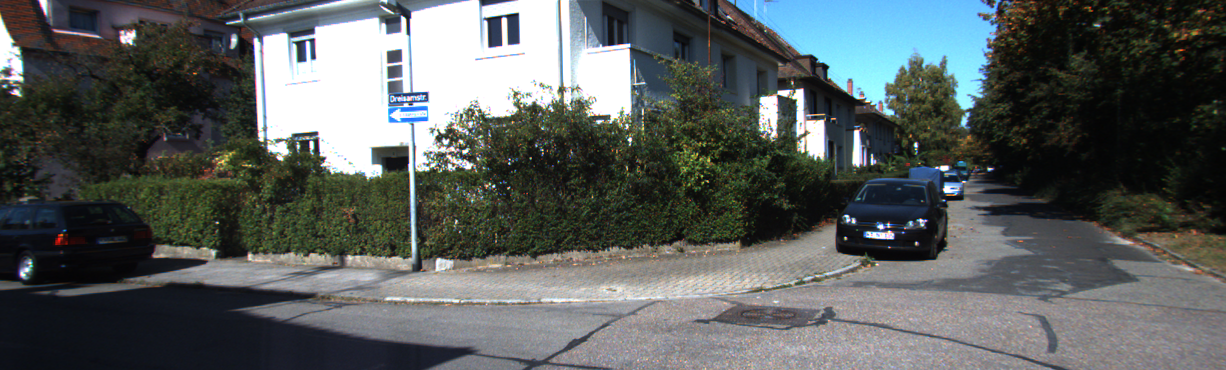
#> input picture q1/img2/0000000461.png, 1226 x 370 px
$ jupyter execute --allow-errors Q1.ipynb   (older library calls are emulated)
#> lines starting #> are read from the running program, lines starting #| are printed output that depends on the picture
#> further down, image_left is the input picture: shape (370, 1226, 3); mean B, G, R 92.6, 93.8, 88.8
[cell 1]
import cv2
import sys
import numpy as np
import matplotlib.pyplot as plt
import open3d as o3d
from sklearn.preprocessing import normalize

[cell 2]
def getDisparity(imgL, imgR):

    imgL = cv2.cvtColor(imgL, cv2.COLOR_BGR2GRAY)
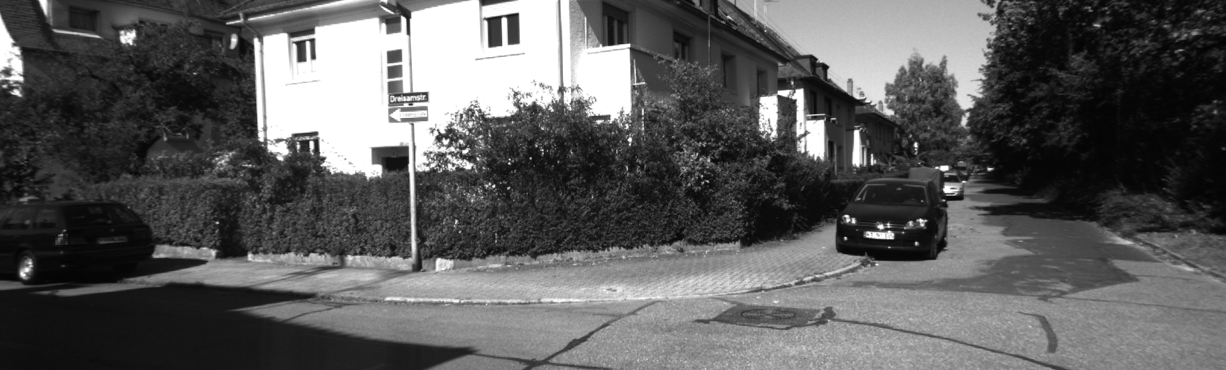
#> imgL: shape (370, 1226); min 3, max 255, mean 92.2
    imgR = cv2.cvtColor(imgR, cv2.COLOR_BGR2GRAY)
    window_size = 5
    min_disp = -39
    num_disp = 144
    stereo = cv2.StereoSGBM_create(minDisparity = min_disp,
        numDisparities = num_disp,
        disp12MaxDiff = 1,
        blockSize=5,
        P1=8 * 3 * window_size ** 2,
        P2=32 * 3 * window_size ** 2,
        uniquenessRatio = 10,
        speckleWindowSize = 100,
        speckleRange = 32,
        preFilterCap=63
        )
    disparity = stereo.compute(image_left, image_right).astype(np.float32) / 16.0
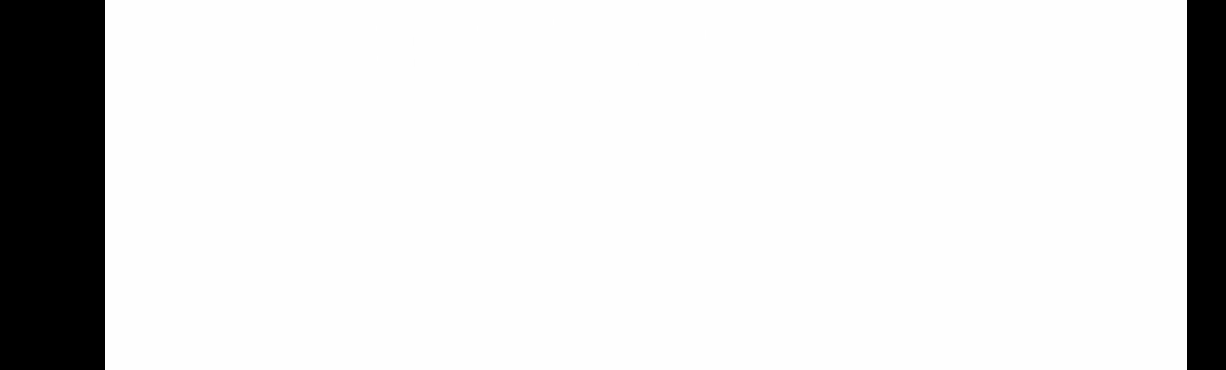
#> disparity: shape (370, 1226) float32; min -40, max 0.125, mean -4.7; drawn with min black and max white
    disparity = (disparity-min_disp)/num_disp
    return disparity
# [18 lines of commented-out code are left out]

[cell 3]
def getPoses():
    poses = []
    with open("poses.txt","r") as f:
        lines = f.readlines()
        for line in lines:
            row = line.split(" ")
            row = np.array(row).astype('float64')
            poses.append(row.reshape((3, 4)))
    return poses

[cell 4]
# [30 lines left out: function project_points, not called in this run]

[cell 5]
# [9 lines left out: function getParallaxMap, not called in this run]

[cell 6]
# [22 lines left out: function reprojectImageTo3D, not called in this run]

[cell 7]
# [4 lines left out: function getImage, not called in this run]

[cell 8]
image_left = cv2.imread('img2/0000000461.png')
image_right = cv2.imread('img3/0000000461.png')

disparity = getDisparity(image_left, image_right)

w = disparity.shape[0]
#> w = 370
l = disparity.shape[1]
#> l = 1226

print(disparity.shape)
#| (370, 1226)
plt.subplots_adjust(right=3, top=3)
plt.imshow(disparity)
plt.show()

$ run again, with q1/img2/0000000463.png copied over q1/img2/0000000461.png
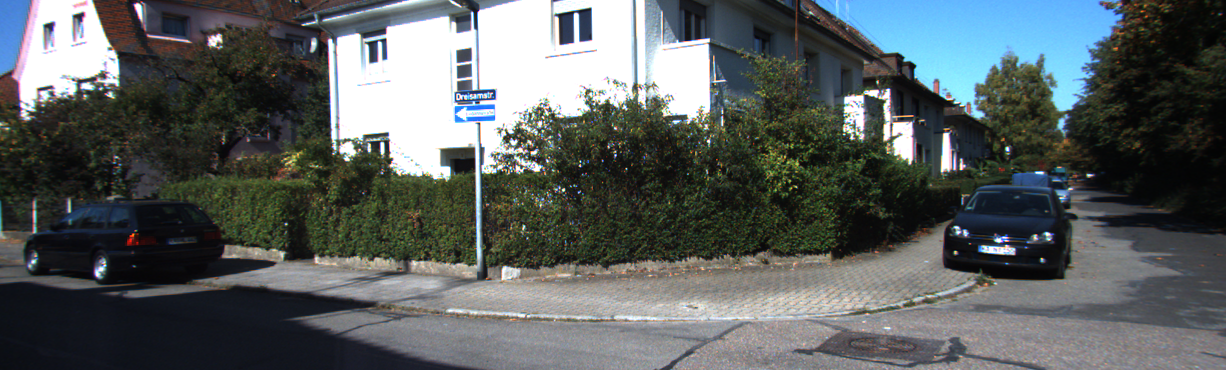
#> input picture q1/img2/0000000463.png, 1226 x 370 px
#> image_left is the input picture: shape (370, 1226, 3); mean B, G, R 94.9, 95.1, 89.2
#> in getDisparity, `imgL = cv2.cvtColor(imgL, cv2.COLOR_BGR2GRAY)`:
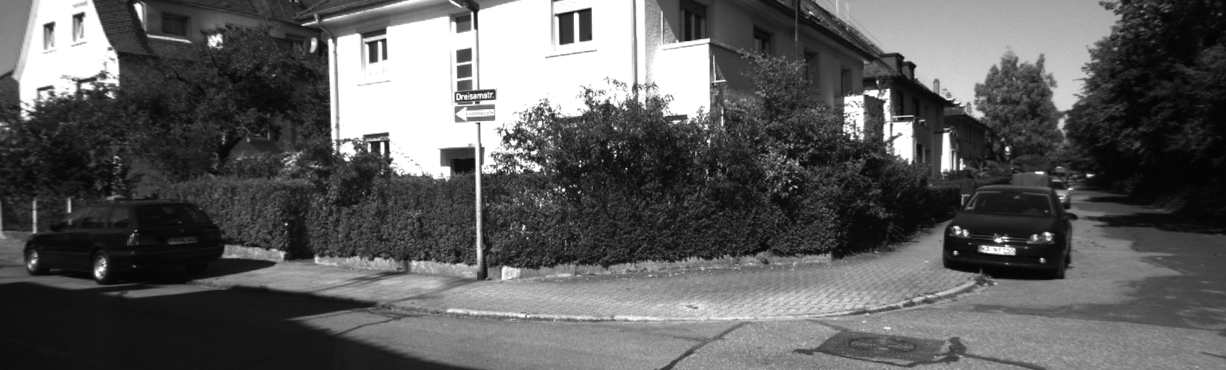
#> imgL: shape (370, 1226); min 3, max 255, mean 93.3
#| (370, 1226)

$ run again, with q1/img2/0000000464.png copied over q1/img2/0000000461.png
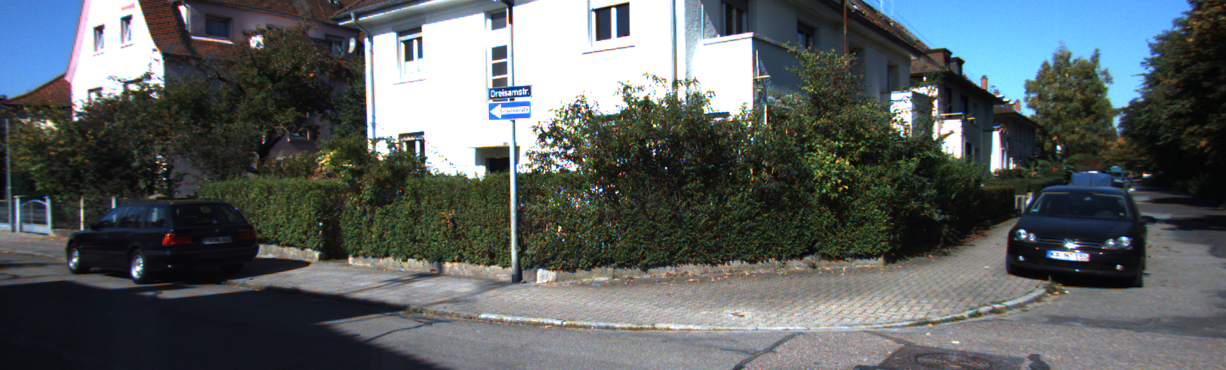
#> input picture q1/img2/0000000464.png, 1226 x 370 px
#> image_left is the input picture: shape (370, 1226, 3); mean B, G, R 96.9, 96.3, 89.7
#> in getDisparity, `imgL = cv2.cvtColor(imgL, cv2.COLOR_BGR2GRAY)`:
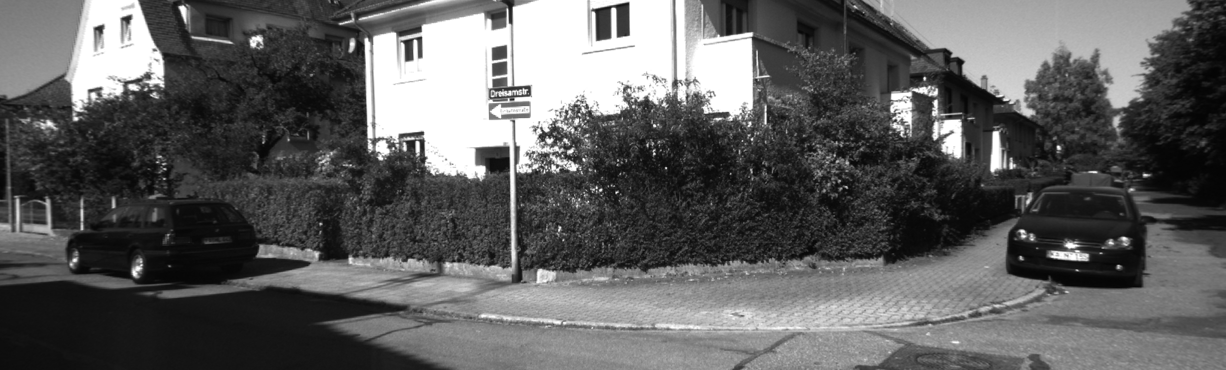
#> imgL: shape (370, 1226); min 3, max 255, mean 94.4
#| (370, 1226)

$ run again, with q1/img2/0000000465.png copied over q1/img2/0000000461.png
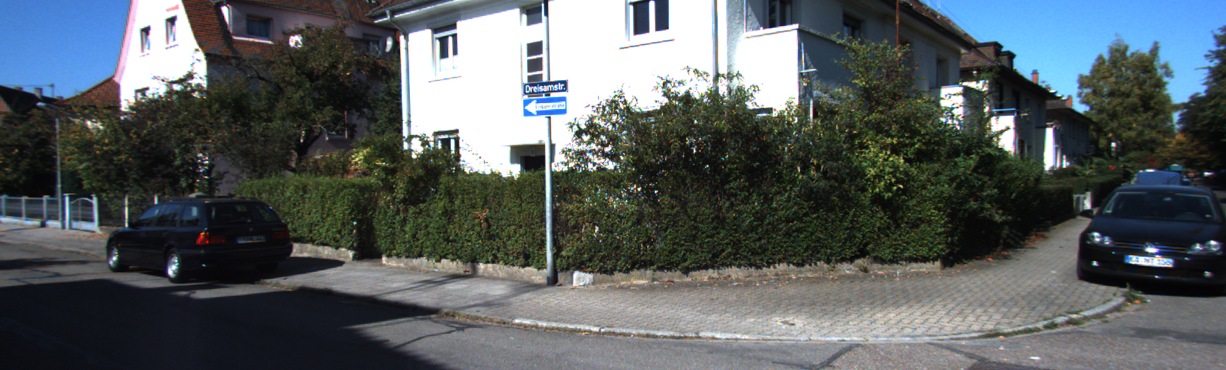
#> input picture q1/img2/0000000465.png, 1226 x 370 px
#> image_left is the input picture: shape (370, 1226, 3); mean B, G, R 95.5, 93.9, 86.9
#> in getDisparity, `imgL = cv2.cvtColor(imgL, cv2.COLOR_BGR2GRAY)`:
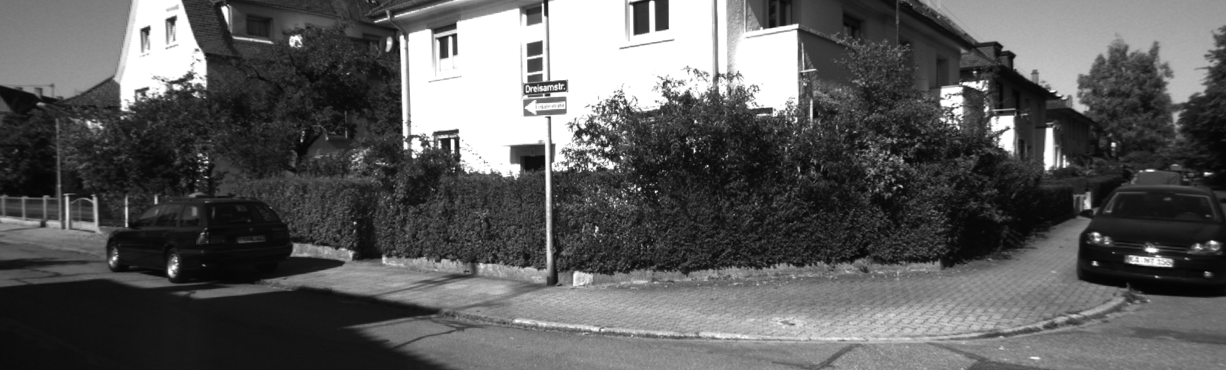
#> imgL: shape (370, 1226); min 2, max 255, mean 92
#| (370, 1226)
